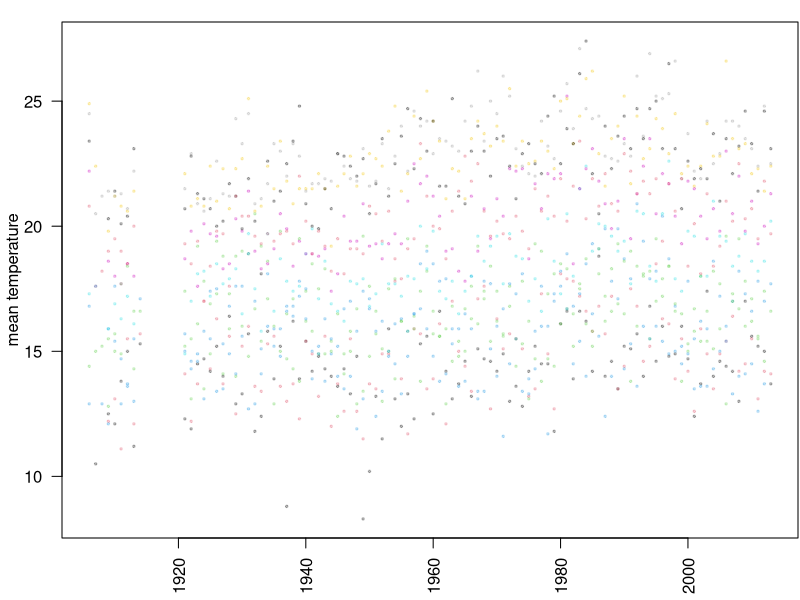
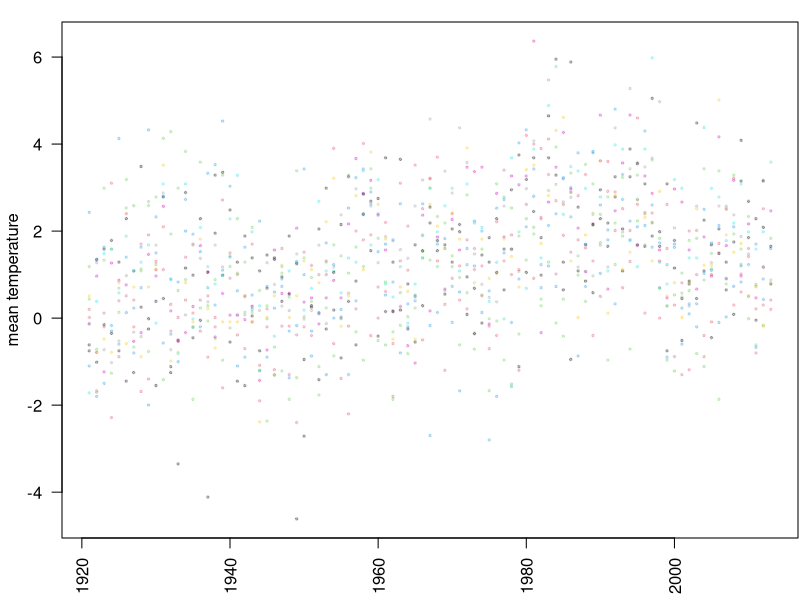
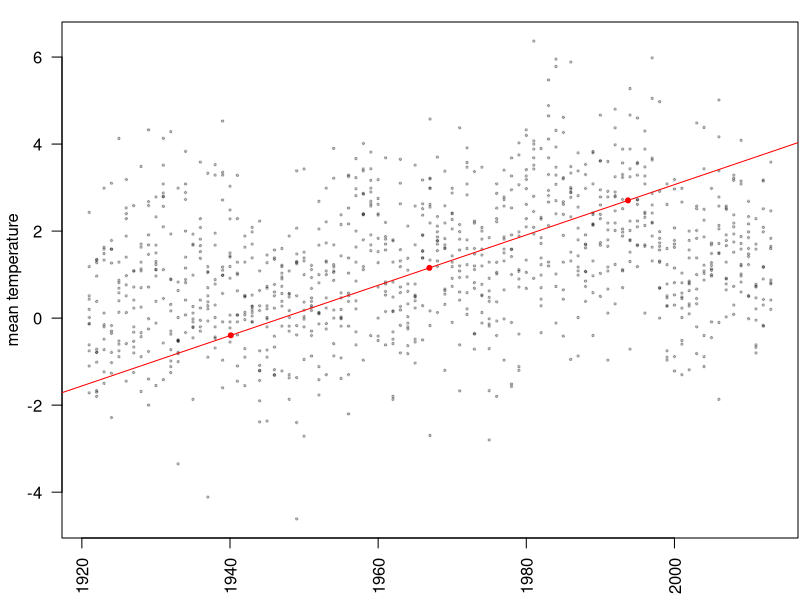
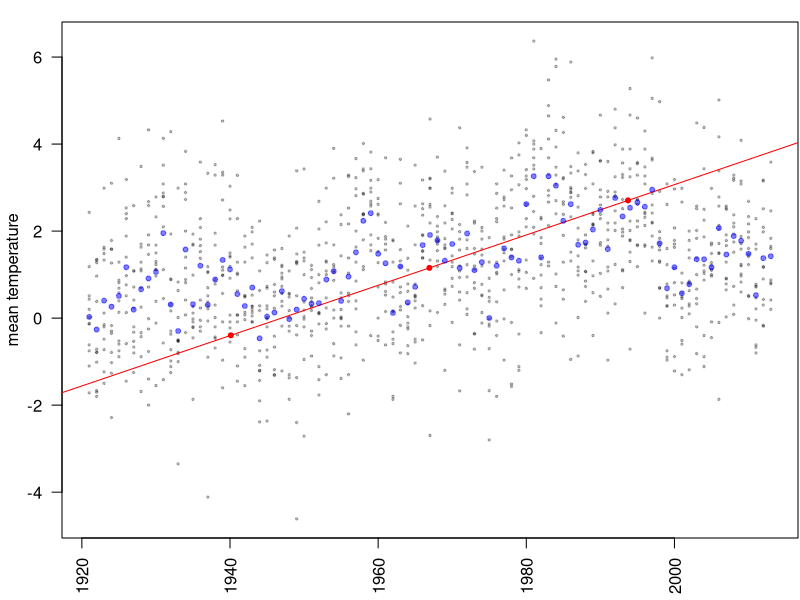
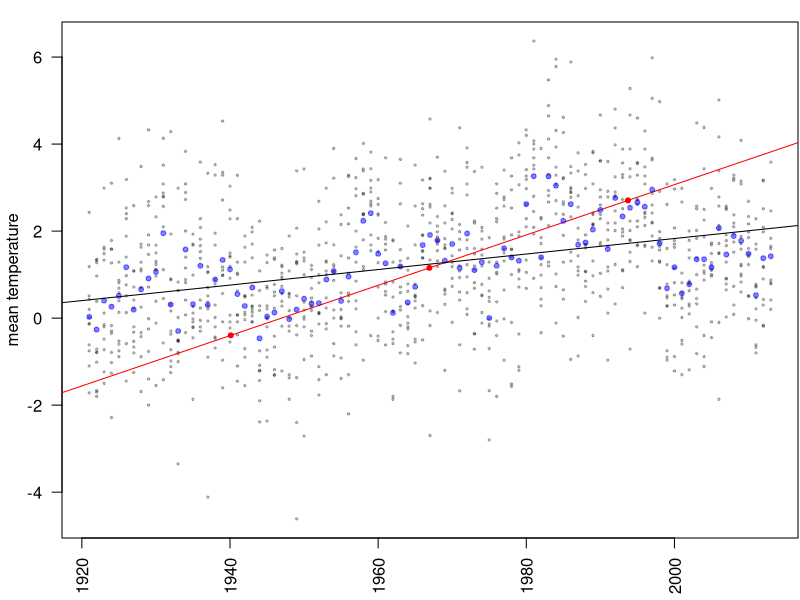
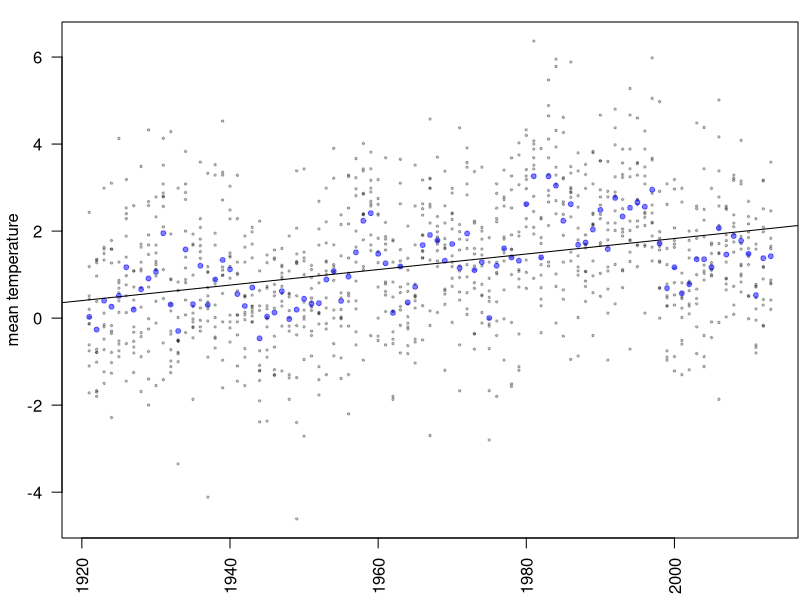
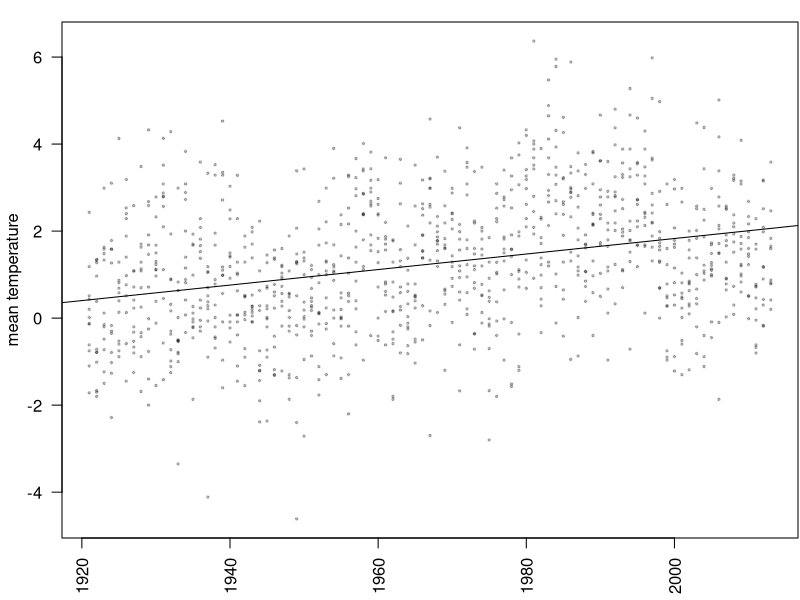
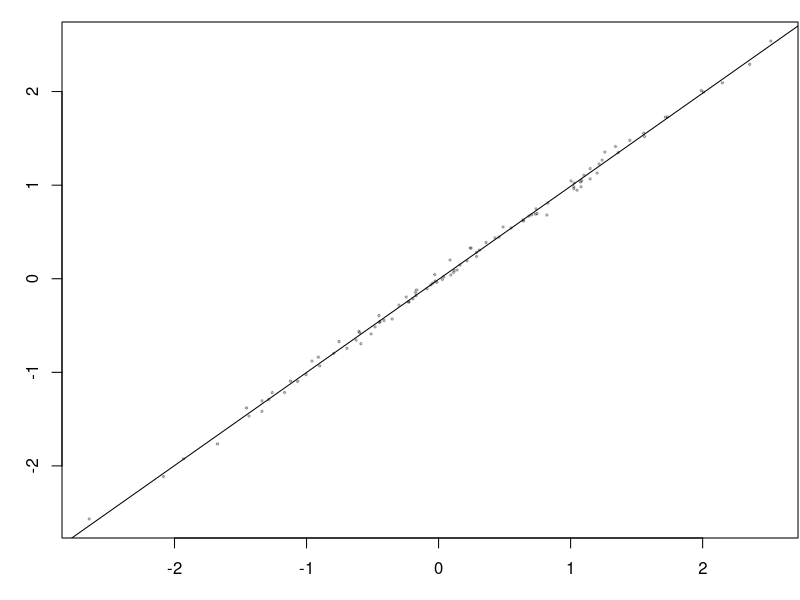

Reproduce these figures in R, in order.
# CLDD - Cooling degree days
# HTDD - Heating degree days
# DT90 - Number days with maximum temperature greater than or equal 90.0 F
# DX32 - Number days with maximum temperature less than or equal to 32.0 F 
# DT00 - Number days with minimum temperature less than or equal to 0.0 F
# DT32 - Number days with minimum temperature less than or equal to 32.0 F
# DP01 - Number of days with greater than or equal to 0.1 inch of precipitation
# DP05 - Number of days with greater than or equal to 0.5 inch of precipitation
# DP10 - Number of days with greater than or equal to 1.0 inch of precipitation
# EMXP - Extreme maximum daily precipitation
# MXSD - Maximum snow depth
# TPCP - Total precipitation
# TSNW - Total snow fall
# EMXT - Extreme maximum daily temperature
# EMNT - Extreme minimum daily temperature
# MMXT - Monthly Mean maximum temperature
# MMNT - Monthly Mean minimum temperature
# MNTM - Monthly mean temperature

usc <- read.csv("usc-weather.csv")
usc$DATE <- as.Date(as.character(usc$DATE),format="%Y%m%d")
for (k in 4:ncol(usc)) { usc[,k][usc[,k]==-9999] <- NA }
usc$MMXT <- usc$MMXT /10 
usc$MMNT <- usc$MMNT /10
usc$MNTM <- usc$MNTM /10
usc$month <- format.Date(usc$DATE,"%m")
usc$year <- as.numeric(format.Date(usc$DATE,"%Y"))

usc$temp <- usc$MNTM - with(subset(usc,year<1920), tapply( MNTM, month, mean, na.rm=TRUE ))[usc$month]
usc$year[ usc$year<1920 ] <- NA


pdf(file="usc-temps.pdf", width=3, height=2.5)
par(mar=c(3,3,1,0)+.1,mgp=c(2,1,0))
with(usc, plot(as.numeric(format.Date(DATE,"%Y")),MNTM, xlab="", ylab="mean temperature", pch=20, cex=.5, col=adjustcolor(month,.25), las=2 ) )
dev.off()

pdf(file="usc-temps-stdized.pdf", width=3, height=2.5)
par(mar=c(3,3,1,0)+.1,mgp=c(2,1,0))
with(usc, plot(year,temp, xlab="", ylab="mean temperature", pch=20, cex=.5, col=adjustcolor(month,.25), las=2 ) )
dev.off()

pdf(file="usc-temps-lines.pdf", width=3, height=2.5)
par(mar=c(3,3,1,0)+.1,mgp=c(2,1,0))
with(usc, plot(year,temp, xlab="", ylab="mean temperature", pch=20, cex=.5, col=adjustcolor('black',.25), las=2 ) )
points( mean(usc$year,na.rm=TRUE)+c(-1,0,1)*sd(usc$year,na.rm=TRUE), mean(usc$temp,na.rm=TRUE)+c(-1,0,1)*sd(usc$temp,na.rm=TRUE), pch=20, cex=1, col='red' )
abline( a=mean(usc$temp,na.rm=TRUE) - mean(usc$year,na.rm=TRUE) * sd(usc$temp,na.rm=TRUE)/sd(usc$year,na.rm=TRUE), b=sd(usc$temp,na.rm=TRUE)/sd(usc$year,na.rm=TRUE), col='red' )
dev.off()

pdf(file="usc-temps-lines-means.pdf", width=3, height=2.5)
par(mar=c(3,3,1,0)+.1,mgp=c(2,1,0))
with(usc, plot(year,temp, xlab="", ylab="mean temperature", pch=20, cex=.5, col=adjustcolor('black',.25), las=2 ) )
points( mean(usc$year,na.rm=TRUE)+c(-1,0,1)*sd(usc$year,na.rm=TRUE), mean(usc$temp,na.rm=TRUE)+c(-1,0,1)*sd(usc$temp,na.rm=TRUE), pch=20, cex=1, col='red' )
abline( a=mean(usc$temp,na.rm=TRUE) - mean(usc$year,na.rm=TRUE) * sd(usc$temp,na.rm=TRUE)/sd(usc$year,na.rm=TRUE), b=sd(usc$temp,na.rm=TRUE)/sd(usc$year,na.rm=TRUE), col='red' )
points( as.numeric(levels(factor(usc$year))), tapply(usc$temp,usc$year,mean,na.rm=TRUE), col=adjustcolor('blue',.5), pch=20 )
dev.off()

pdf(file="usc-temps-both-lines.pdf", width=3, height=2.5)
par(mar=c(3,3,1,0)+.1,mgp=c(2,1,0))
with(usc, plot(year,temp, xlab="", ylab="mean temperature", pch=20, cex=.5, col=adjustcolor('black',.25), las=2 ) )
points( mean(usc$year,na.rm=TRUE)+c(-1,0,1)*sd(usc$year,na.rm=TRUE), mean(usc$temp,na.rm=TRUE)+c(-1,0,1)*sd(usc$temp,na.rm=TRUE), pch=20, cex=1, col='red' )
abline( a=mean(usc$temp,na.rm=TRUE) - mean(usc$year,na.rm=TRUE) * sd(usc$temp,na.rm=TRUE)/sd(usc$year,na.rm=TRUE), b=sd(usc$temp,na.rm=TRUE)/sd(usc$year,na.rm=TRUE), col='red' )
points( as.numeric(levels(factor(usc$year))), tapply(usc$temp,usc$year,mean,na.rm=TRUE), col=adjustcolor('blue',.5), pch=20 )
abline( coef( lm( temp ~ year, data=usc ) ) )
dev.off()

pdf(file="usc-temps-regression.pdf", width=3, height=2.5)
par(mar=c(3,3,1,0)+.1,mgp=c(2,1,0))
with(usc, plot(year,temp, xlab="", ylab="mean temperature", pch=20, cex=.5, col=adjustcolor('black',.25), las=2 ) )
points( as.numeric(levels(factor(usc$year))), tapply(usc$temp,usc$year,mean,na.rm=TRUE), col=adjustcolor('blue',.5), pch=20 )
abline( coef( lm( temp ~ year, data=usc ) ) )
dev.off()


pdf(file="usc-temps-just-regression.pdf", width=3, height=2.5)
par(mar=c(3,3,1,0)+.1,mgp=c(2,1,0))
with(usc, plot(year,temp, xlab="", ylab="mean temperature", pch=20, cex=.5, col=adjustcolor('black',.25), las=2 ) )
abline( coef( lm( temp ~ year, data=usc ) ) )
dev.off()



### fake examples



pdf(file="r2ex-1.pdf", width=3, height=2.5)
par(mar=c(3,3,1,0)+.1,mgp=c(2,1,0))
xy <- data.frame(x=rnorm(100),y=rnorm(100))
xy$y <- xy$x + xy$y/20
with(xy, plot(x,y, xlab="", ylab="", pch=20, cex=.5, col=adjustcolor('black',.25) ) )
abline( coef( lm( y ~ x, data=xy ) ) )
dev.off()
cor(xy)


pdf(file="r2ex-2.pdf", width=3, height=2.5)
par(mar=c(3,3,1,0)+.1,mgp=c(2,1,0))
xy <- data.frame(x=rnorm(100),y=rnorm(100))
xy$y <- xy$x + xy$y
with(xy, plot(x,y, xlab="", ylab="", pch=20, cex=.5, col=adjustcolor('black',.25) ) )
abline( coef( lm( y ~ x, data=xy ) ) )
dev.off()
cor(xy)


pdf(file="r2ex-3.pdf", width=3, height=2.5)
par(mar=c(3,3,1,0)+.1,mgp=c(2,1,0))
xy <- data.frame(x=rnorm(100),y=rnorm(100))
xy$y <- xy$x + xy$y*3
with(xy, plot(x,y, xlab="", ylab="", pch=20, cex=.5, col=adjustcolor('black',.25) ) )
abline( coef( lm( y ~ x, data=xy ) ) )
dev.off()
cor(xy)


